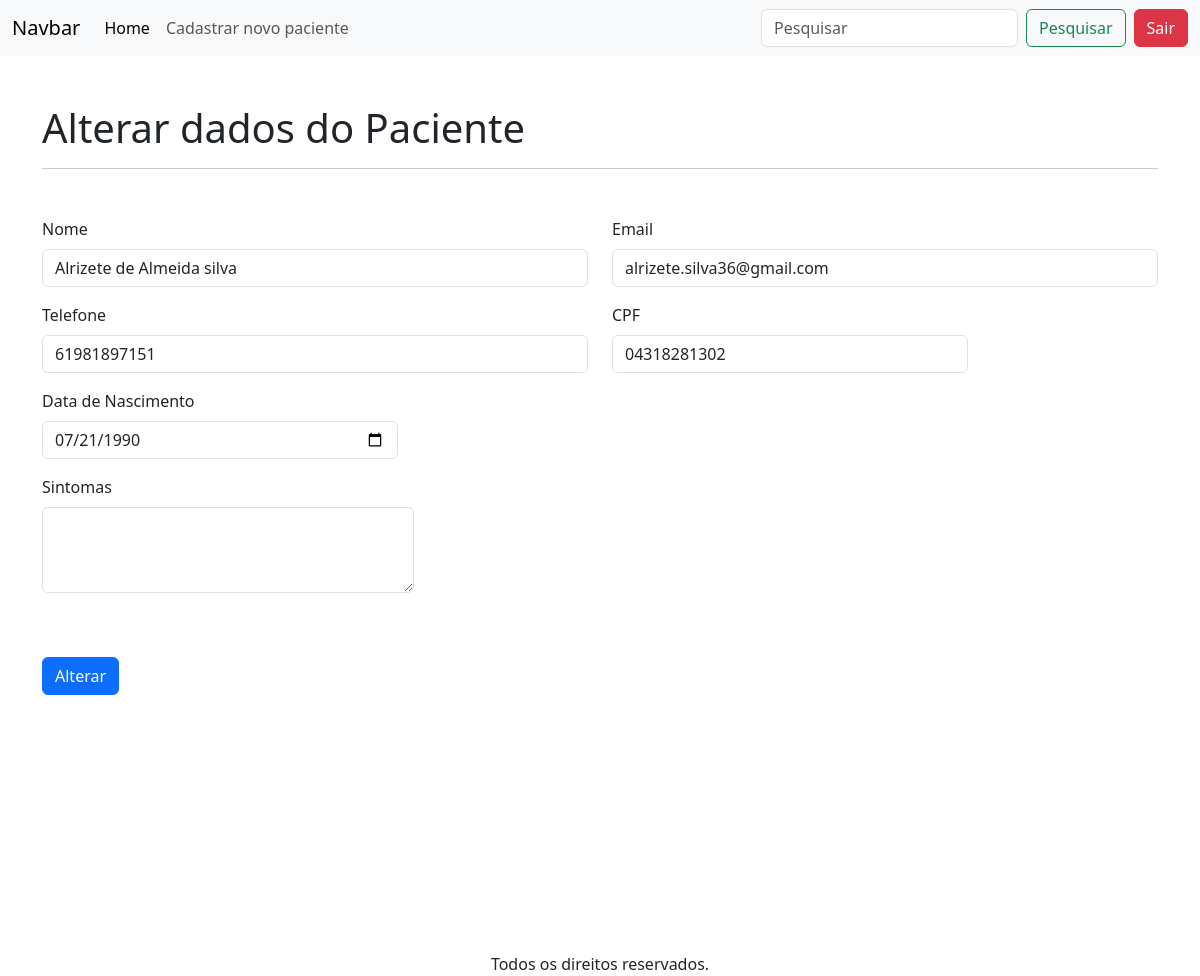
The page /alterarPaciente/1 (signed in) on the database as committed earlier.
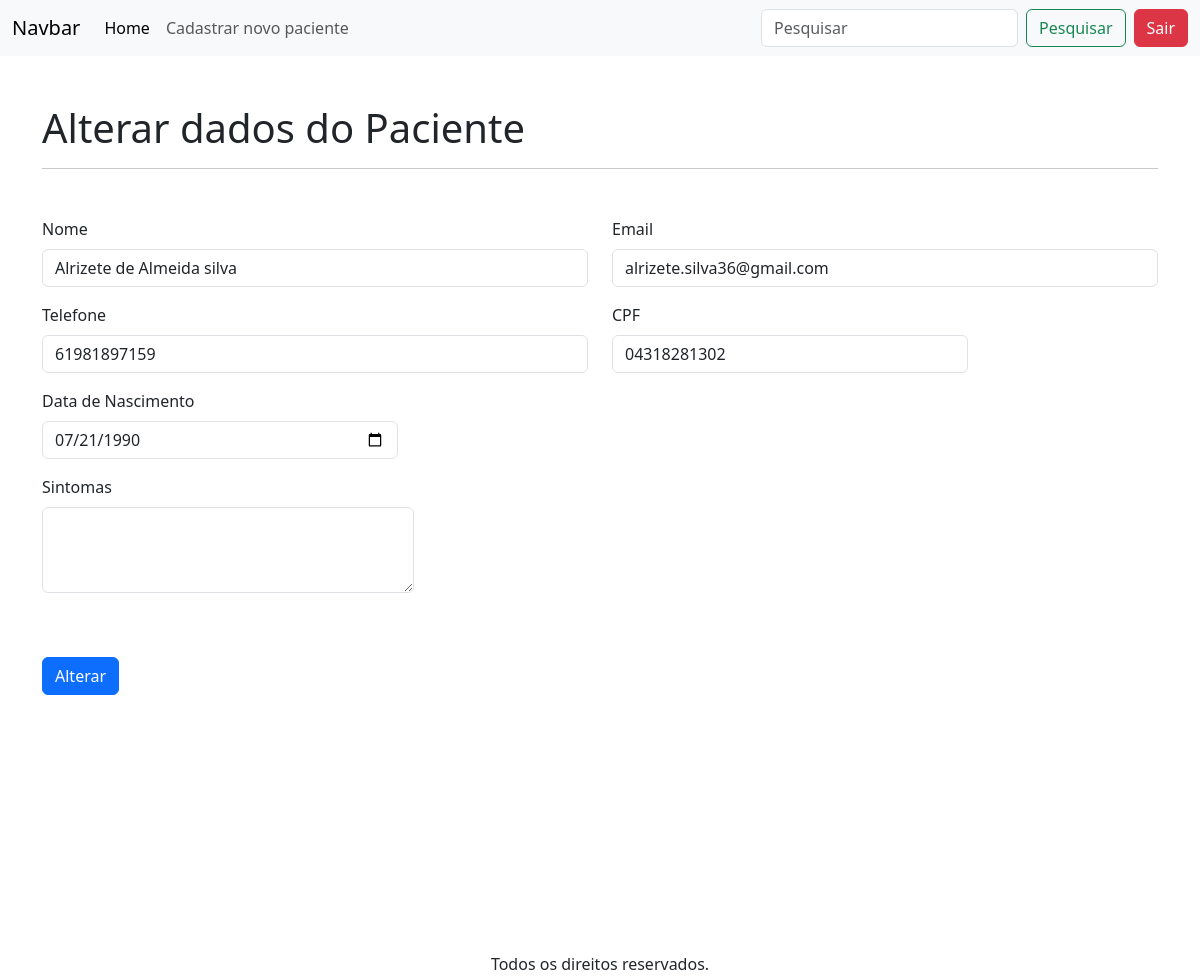
The same page on the database as committed later.
### apps/crud/models.py (models this page shows, shortened)
class Paciente(models.Model):
    codigo_paciente = models.AutoField(primary_key=True)
    nome = models.CharField(null=False, blank=False)
    cpf = models.CharField(max_length=14, unique=True, null=False, blank=False)
    email = models.EmailField(unique=True, null=False, blank=False)
    telefone = models.CharField(max_length=15, null=False, blank=False)
    data_nascimento = models.DateField(null=False, blank=False)
    sintomas = models.TextField(null=True, blank=True)

### apps/crud/views.py (the view)
# urls.py: path('alterarPaciente/<int:codigo_paciente>', views.alterar_paciente,name='alterar_paciente'),
@login_required
def alterar_paciente(request,codigo_paciente):
    paciente = Paciente.objects.get(codigo_paciente=codigo_paciente)
    if request.method == 'POST':
        form = PacienteForm(request.POST, instance=paciente)
        if form.is_valid():
            form.save()
            return redirect('index')
    else:
        form = PacienteForm(instance=paciente)
    return render(request, 'alterar_dados.html',{
        'form':form,
        'paciente':paciente,
      })

### apps/crud/templates/alterar_dados.html (shortened to what this page needs)
{% extends 'base-crud.html' %}
{% load static %}
{% block content %}
<h1 class="mt-5">
    Alterar dados do Paciente
</h1>
<hr>
<form action="{% url 'alterar_paciente' paciente.codigo_paciente %}" method="POST">
    {% include 'includes/form.html' %}
    <div class="d-flex justify-content-start mt-5 mb-5">
        <button type="submit" class="btn btn-primary">Alterar</button>
    </div>
</form>
{% endblock %}

### apps/crud/templates/includes/form.html (shortened to what this page needs)
<div class="row mt-5">
    <div class="col-12 col-md-6 mb-3">
        <label for="{{ form.nome.id_for_label }}" class="form-label">Nome</label>
        {{ form.nome }}
    </div>
    <div class="col-12 col-md-6 mb-3">
        <label for="{{ form.email.id_for_label }}" class="form-label">Email</label>
            {{ form.email }}
    </div>
     <div class="col-12 col-md-6 mb-3">
        <label for="{{ form.telefone.id_for_label }}" class="form-label">Telefone</label>
          {{ form.telefone }}
     </div>
     <div class="col-12 col-md-6 col-lg-4 mb-3">
        <label for="{{ form.cpf.id_for_label }}" class="form-label">CPF</label>
            {{ form.cpf }}
     </div>
     <div class="col-12 col-md-6 col-lg-4 mb-3">
        <label for="{{ form.data_nascimento.id_for_label }}" class="form-label">Data de Nascimento</label>
          {{ form.data_nascimento }}
     </div>
     <div>
        <div class="col-12 col-md-6 col-lg-4 mb-3">
            <label for="{{ form.sintomas.id_for_label }}" class="form-label">Sintomas</label>
          {{ form.sintomas }}
        </div>
    </div>

Rows that differ between the two databases and show on the page:
changed Paciente "Alrizete de Almeida silva": telefone "61981897151" → "61981897159"
